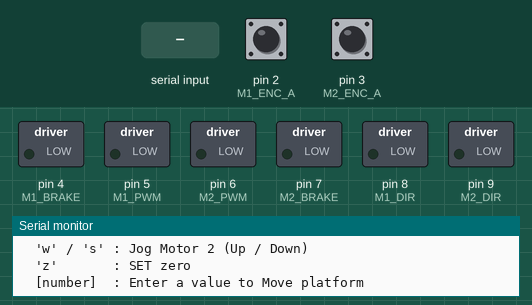
The sketch below on a simulated Arduino Uno, built with avr-gcc and run on an emulated ATmega328P. Shown: switched loads named in the sketch (green lamp = pin HIGH), the last lines printed to the serial monitor. Inputs (shaded band) come from the test bench; at power-on: pin 3 (M2_ENC_A) HIGH, pin 2 (M1_ENC_A) HIGH.

Above: at 1.2 s.
1.3 s: "q\n" received over Serial
At 1.4 s:
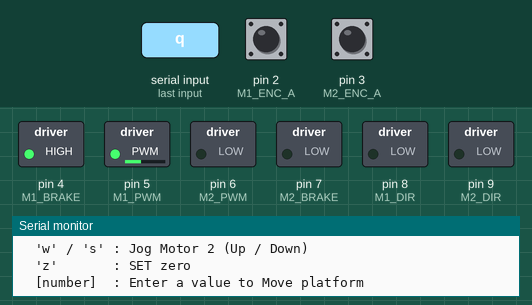
3.0 s: "90,45\n" received over Serial
At 3.6 s:
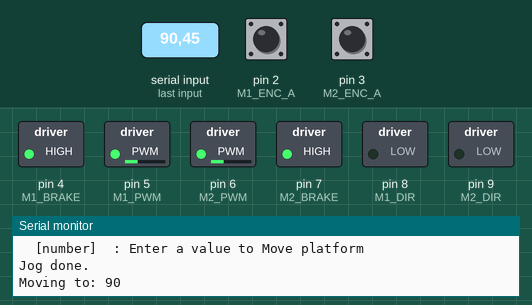
4.5 s: pin 3 (M2_ENC_A) pulled LOW for 0.15 s
At 5.1 s:
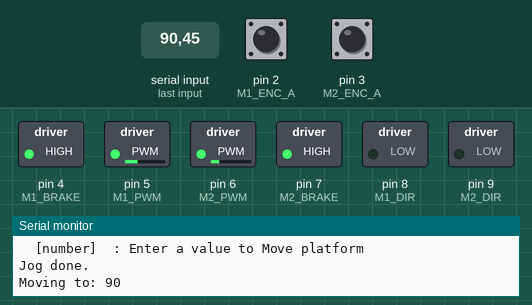
6.2 s: "z\n" received over Serial
At 7.2 s:
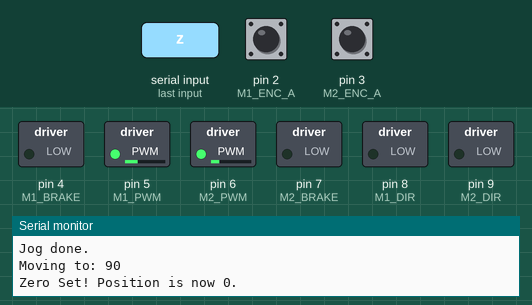
7.7 s: "200\n" received over Serial
At 8.4 s:
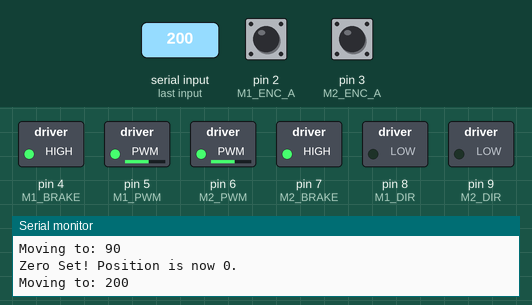
9.2 s: pin 3 (M2_ENC_A) pulled LOW for 1 s
At 11.1 s:
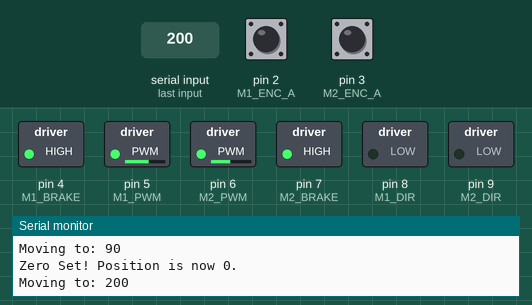
Timing chart, 0 to 12.6 s (numbered marks = the images above; inputs shaded):
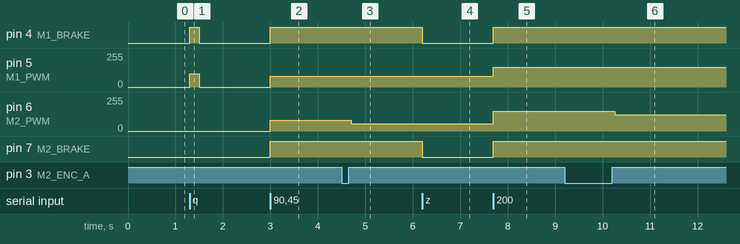

Measured:
- after the input at 1.3 s, pin 4 (M1_BRAKE): LOW → HIGH at once, → LOW 0.20 s later; pin 5 (M1_PWM): 0/255 → 100/255 at once, → 0/255 0.20 s later
- after the input at 3.0 s, pin 4 (M1_BRAKE), pin 7 (M2_BRAKE): LOW → HIGH at once; pin 5 (M1_PWM), pin 6 (M2_PWM): 0/255 → 80/255 at once
- after the input at 4.5 s, pin 6 (M2_PWM): 80/255 → 53/255 after 0.21 s
- after the input at 6.2 s, pin 4 (M1_BRAKE), pin 7 (M2_BRAKE): HIGH → LOW at once
- after the input at 7.7 s, pin 4 (M1_BRAKE), pin 7 (M2_BRAKE): LOW → HIGH at once; pin 5 (M1_PWM): 80/255 → 150/255 at once; pin 6 (M2_PWM): 53/255 → 150/255 at once
- after the input at 9.2 s, pin 6 (M2_PWM): 150/255 → 123/255 after 1.1 s

The sketch:

synchronization.ino
```cpp
#include <Arduino.h>

const float ENCODER_PPR = 6.0;  // change zis

// PINS
// Motor 1
const int M1_PWM = 5;
const int M1_BRAKE = 4;
const int M1_DIR = 8;
const int M1_ENC_A = 2; // Int 0

// Motor 2
const int M2_PWM = 6;
const int M2_BRAKE = 7;
const int M2_DIR = 9;
const int M2_ENC_A = 3; // Int 1

// Variables
volatile long m1_pos = 0;
volatile long m2_pos = 0;
long target_pos = 0;

// PID, please tune kp and ki
float kp = 2.0;
float ki = 0.05;
float integral_error = 0;

// State for zeroing
bool isSynced = false; // False = Manual Mode, True = Auto Move

void setup() {
  Serial.begin(115200);

  // Motor Pins
  pinMode(M1_PWM, OUTPUT); pinMode(M1_BRAKE, OUTPUT); pinMode(M1_DIR, OUTPUT);
  pinMode(M2_PWM, OUTPUT); pinMode(M2_BRAKE, OUTPUT); pinMode(M2_DIR, OUTPUT);

  // Encoders
  pinMode(M1_ENC_A, INPUT_PULLUP);
  pinMode(M2_ENC_A, INPUT_PULLUP);
  attachInterrupt(digitalPinToInterrupt(M1_ENC_A), countM1, RISING);
  attachInterrupt(digitalPinToInterrupt(M2_ENC_A), countM2, RISING);

  // STOP Motors Initially, remember to change as needed
  digitalWrite(M1_BRAKE, LOW); // engage brake
  digitalWrite(M2_BRAKE, LOW);
  analogWrite(M1_PWM, 0);
  analogWrite(M2_PWM, 0);

  Serial.println("Startup Ok");
  Serial.println("Controls:");
  Serial.println("  'q' / 'a' : Jog Motor 1 (Up / Down)");
  Serial.println("  'w' / 's' : Jog Motor 2 (Up / Down)");
  Serial.println("  'z'       : SET zero");
  Serial.println("  [number]  : Enter a value to Move platform");
  // Note that this is encoder pulses, so it probably will move as follow
  // input / PPR * pitch
}

void loop() {
  // Read serial from keyboard
  if (Serial.available() > 0) {
    String input = Serial.readStringUntil('\n');
    input.trim();

    // Check for jog
    if (input.equals("q")) { manualJog(1, true); }
    else if (input.equals("a")) { manualJog(1, false); }
    else if (input.equals("w")) { manualJog(2, true); }
    else if (input.equals("s")) { manualJog(2, false); }

    // Check for Zero
    else if (input.equalsIgnoreCase("z")) {
      noInterrupts();
      m1_pos = 0;
      m2_pos = 0;
      interrupts();
      target_pos = 0;
      isSynced = true; // Engage holding
      Serial.println("Zero Set! Position is now 0.");
    }

    // Check for input
    else {
      long new_target = input.toInt();
      if (new_target == 0 && input != "0") {
         // Invalid input check
      } else {
         target_pos = new_target;
         isSynced = true;
         Serial.print("Moving to: "); Serial.println(target_pos);
         // Release Brakes
         digitalWrite(M1_BRAKE, HIGH);
         digitalWrite(M2_BRAKE, HIGH);
      }
    }
  }

  // Synchronization loop
  // THis only runs if we have set zero and entered a target
  if (isSynced) {

    // --- MASTER (M1) LOGIC ---
    long error_m1 = target_pos - m1_pos;
    int base_speed = 0;

    // Deadband (stop if close enough), change as needed. This is actually a good
    // metric to measure for our CFP so try to vary this (again this is in pulses)
    if (abs(error_m1) < 10) {
        base_speed = 0;
        integral_error = 0; // Reset integrator when stopped
    } else {
        // Direction, this needs to be change/checked
        if (error_m1 > 0) digitalWrite(M1_DIR, LOW); // UP
        else digitalWrite(M1_DIR, HIGH); // DOWN

        // Speed Profile
        if (abs(error_m1) < 200) base_speed = 80; // Slow landing, not sure if needed, set = base_speed if not
        else base_speed = 150; // Cruise speed, change as necessary
    }

    // SLAVE (M2) LOGIC
    // Calculate Sync Error
    long sync_error = m1_pos - m2_pos;

    // PID Calculation
    integral_error += sync_error;
    // Anti-windup
    integral_error = constrain(integral_error, -500, 500);

    float adjustment = (sync_error * kp) + (integral_error * ki);

    // Calculate Final Speeds
    int pwm1 = base_speed;
    int pwm2 = base_speed + adjustment;

    // If Master stops, Slave must fight to stay at same position as Master
    if (base_speed == 0) {
       // If stopped, just use PID to hold position against M1
       pwm2 = adjustment;
       // If pwm2 is negative, we need to reverse direction of M2...
       // But for simplicity in this specific setup:
       // If base is 0, we usually just Stop/Brake both.
       pwm1 = 0;
       pwm2 = 0;
       digitalWrite(M1_BRAKE, LOW); // Engage Brakes to hold
       digitalWrite(M2_BRAKE, LOW);
    } else {
       digitalWrite(M1_BRAKE, HIGH); // Release Brakes
       digitalWrite(M2_BRAKE, HIGH);

       // TO BE IMPLEMENTED
       // Handle Direction reversal for PID?
       // (In this version: Assume we are moving generally in same direction)
       // If adjustment is huge negative, M2 might stall.

       pwm2 = constrain(pwm2, 0, 255);
       analogWrite(M1_PWM, pwm1);
       analogWrite(M2_PWM, pwm2);

       // Ensure M2 Direction matches M1
       digitalWrite(M2_DIR, digitalRead(M1_DIR));
    }
  }
}

// MANUAL JOG FUNCTION
void manualJog(int motor, bool up) {
  isSynced = false; // Disable auto-sync
  digitalWrite(M1_BRAKE, LOW);
  digitalWrite(M2_BRAKE, LOW);

  int pwm = 100; // Jog speed
  int duration = 200; // Move for 200ms then stop

  if (motor == 1) {
    digitalWrite(M1_BRAKE, HIGH);
    digitalWrite(M1_DIR, up ? LOW : HIGH);
    analogWrite(M1_PWM, pwm);
    delay(duration);
    analogWrite(M1_PWM, 0);
    digitalWrite(M1_BRAKE, LOW);
  }
  else {
    digitalWrite(M2_BRAKE, HIGH);
    digitalWrite(M2_DIR, up ? LOW : HIGH);
    analogWrite(M2_PWM, pwm);
    delay(duration);
    analogWrite(M2_PWM, 0);
    digitalWrite(M2_BRAKE, LOW);
  }
  Serial.println("Jog done.");
}

// INTERRUPTS
void countM1() {
  if (digitalRead(M1_DIR) == LOW) m1_pos++;
  else m1_pos--;
}

void countM2() {
  if (digitalRead(M2_DIR) == LOW) m2_pos++;
  else m2_pos--;
}
```
